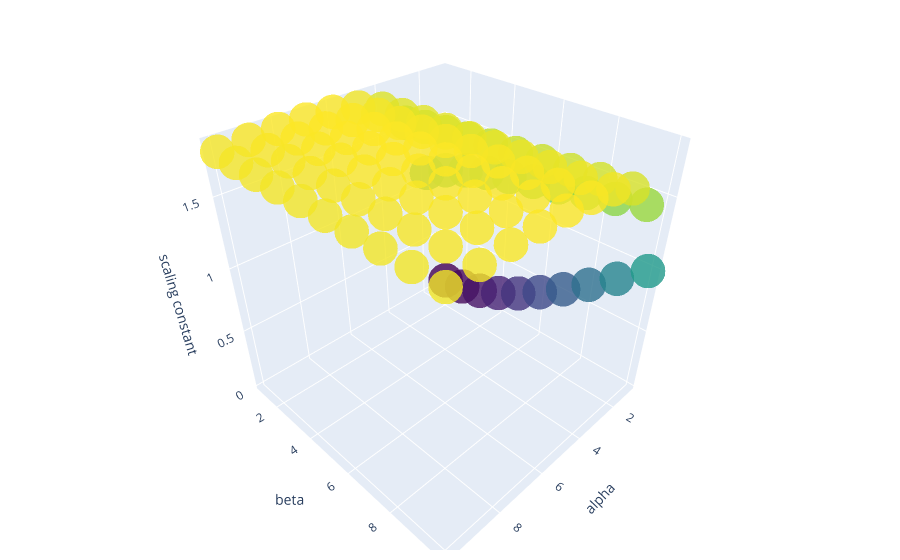
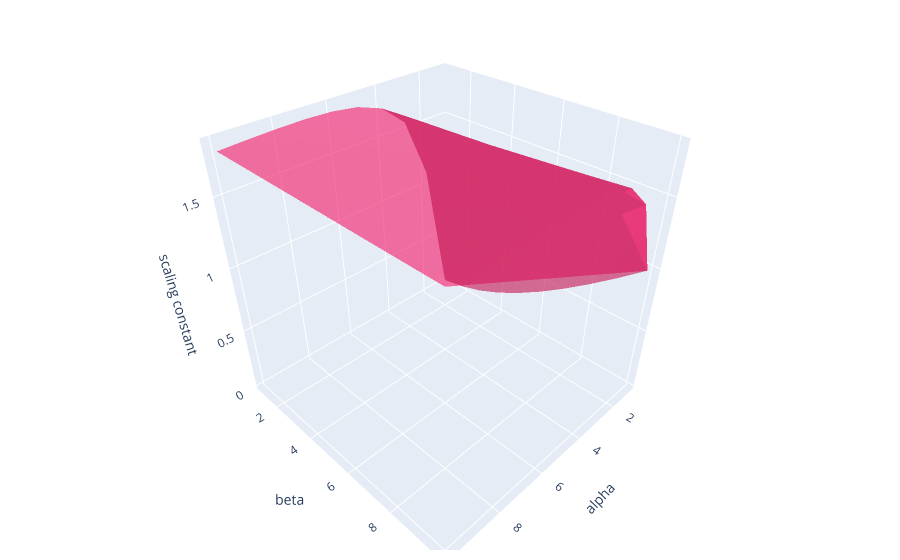

Source (notebook cell) for these figures, in order:
### Code cell
#graph new constant generation method
x, y, z = zip(*c2s)
z = list(map(float, z))
fig = go.Figure(data=[go.Scatter3d(x=x, y=y, z=z,
                                   mode='markers', 
                                   marker=dict(
                                   size=12,
                                   color=z,                # set color to an array/list of desired values
                                   colorscale='Viridis',   # choose a colorscale
                                   opacity=0.8
    ))])
fig.update_layout(scene = dict(
                    xaxis_title='alpha',
                    yaxis_title='beta',
                    zaxis_title='scaling constant'),
                    margin=dict(r=20, b=10, l=10, t=10))
fig.show()
fig2 = go.Figure(data=[go.Mesh3d(x=x, y=y, z=z, color='rgba(244,22,100,0.6)')])
fig2.update_layout(scene = dict(
                    xaxis_title='alpha',
                    yaxis_title='beta',
                    zaxis_title='scaling constant'),
                    margin=dict(r=20, b=10, l=10, t=10))
fig2.show()

### Figure 1 — Plotly figure (JSON) as saved in the notebook; plotly's stock layout.template omitted (floating-point values rounded to 4 significant figures)
{"data": [{"marker": {"color": [0.02707, 0.06271, 0.1203, 0.2006, 0.2993, 0.414, 0.5419, 0.6812, 0.8299, 0.9868, 1.113, 1.202, 1.267, 1.316, 1.355, 1.39, 1.423, 1.456, 1.491, 1.529, 1.562, 1.588, 1.608, 1.624, 1.638, 1.65, 1.662, 1.674, 1.687, 1.701, 1.714, 1.724, 1.732, 1.738, 1.744, 1.748, 1.753, 1.758, 1.763, 1.769, 1.775, 1.779, 1.782, 1.785, 1.787, 1.788, 1.79, 1.791, 1.794, 1.796, 1.799, 1.8, 1.801, 1.802, 1.802, 1.802, 1.802, 1.802, 1.803, 1.804, 1.805, 1.805, 1.805, 1.804, 1.804, 1.803, 1.802, 1.802, 1.802, 1.802, 1.801, 1.801, 1.8, 1.799, 1.798, 1.797, 1.796, 1.795, 1.795, 1.794, 1.793, 1.793, 1.792, 1.79, 1.789, 1.788, 1.787, 1.786, 1.785, 1.784, 1.783, 1.782, 1.781, 1.78, 1.778, 1.777, 1.776, 1.774, 1.773, 1.772], "colorscale": [[0, "#440154"], [0.1111, "#482878"], [0.2222, "#3e4989"], [0.3333, "#31688e"], [0.4444, "#26828e"], [0.5556, "#1f9e89"], [0.6667, "#35b779"], [0.7778, "#6ece58"], [0.8889, "#b5de2b"], [1, "#fde725"]], "opacity": 0.8, "size": 12}, "mode": "markers", "type": "scatter3d", "x": [1, 1, 1, 1, 1, 1, 1, 1, 1, 1, 2, 2, 2, 2, 2, 2, 2, 2, 2, 2, 3, 3, 3, 3, 3, 3, 3, 3, 3, 3, 4, 4, 4, 4, 4, 4, 4, 4, 4, 4, 5, 5, 5, 5, 5, 5, 5, 5, 5, 5, 6, 6, 6, 6, 6, 6, 6, 6, 6, 6, 7, 7, 7, 7, 7, 7, 7, 7, 7, 7, 8, 8, 8, 8, 8, 8, 8, 8, 8, 8, 9, 9, 9, 9, 9, 9, 9, 9, 9, 9, 10, 10, 10, 10, 10, 10, 10, 10, 10, 10], "y": [1, 2, 3, 4, 5, 6, 7, 8, 9, 10, 1, 2, 3, 4, 5, 6, 7, 8, 9, 10, 1, 2, 3, 4, 5, 6, 7, 8, 9, 10, 1, 2, 3, 4, 5, 6, 7, 8, 9, 10, 1, 2, 3, 4, 5, 6, 7, 8, 9, 10, 1, 2, 3, 4, 5, 6, 7, 8, 9, 10, 1, 2, 3, 4, 5, 6, 7, 8, 9, 10, 1, 2, 3, 4, 5, 6, 7, 8, 9, 10, 1, 2, 3, 4, 5, 6, 7, 8, 9, 10, 1, 2, 3, 4, 5, 6, 7, 8, 9, 10], "z": [0.02707, 0.06271, 0.1203, 0.2006, 0.2993, 0.414, 0.5419, 0.6812, 0.8299, 0.9868, 1.113, 1.202, 1.267, 1.316, 1.355, 1.39, 1.423, 1.456, 1.491, 1.529, 1.562, 1.588, 1.608, 1.624, 1.638, 1.65, 1.662, 1.674, 1.687, 1.701, 1.714, 1.724, 1.732, 1.738, 1.744, 1.748, 1.753, 1.758, 1.763, 1.769, 1.775, 1.779, 1.782, 1.785, 1.787, 1.788, 1.79, 1.791, 1.794, 1.796, 1.799, 1.8, 1.801, 1.802, 1.802, 1.802, 1.802, 1.802, 1.803, 1.804, 1.805, 1.805, 1.805, 1.804, 1.804, 1.803, 1.802, 1.802, 1.802, 1.802, 1.801, 1.801, 1.8, 1.799, 1.798, 1.797, 1.796, 1.795, 1.795, 1.794, 1.793, 1.793, 1.792, 1.79, 1.789, 1.788, 1.787, 1.786, 1.785, 1.784, 1.783, 1.782, 1.781, 1.78, 1.778, 1.777, 1.776, 1.774, 1.773, 1.772]}], "layout": {"margin": {"b": 10, "l": 10, "r": 20, "t": 10}, "scene": {"xaxis": {"title": {"text": "alpha"}}, "yaxis": {"title": {"text": "beta"}}, "zaxis": {"title": {"text": "scaling constant"}}}}}

### Figure 2 — Plotly figure (JSON) as saved in the notebook; plotly's stock layout.template omitted (floating-point values rounded to 4 significant figures)
{"data": [{"color": "rgba(244,22,100,0.6)", "type": "mesh3d", "x": [1, 1, 1, 1, 1, 1, 1, 1, 1, 1, 2, 2, 2, 2, 2, 2, 2, 2, 2, 2, 3, 3, 3, 3, 3, 3, 3, 3, 3, 3, 4, 4, 4, 4, 4, 4, 4, 4, 4, 4, 5, 5, 5, 5, 5, 5, 5, 5, 5, 5, 6, 6, 6, 6, 6, 6, 6, 6, 6, 6, 7, 7, 7, 7, 7, 7, 7, 7, 7, 7, 8, 8, 8, 8, 8, 8, 8, 8, 8, 8, 9, 9, 9, 9, 9, 9, 9, 9, 9, 9, 10, 10, 10, 10, 10, 10, 10, 10, 10, 10], "y": [1, 2, 3, 4, 5, 6, 7, 8, 9, 10, 1, 2, 3, 4, 5, 6, 7, 8, 9, 10, 1, 2, 3, 4, 5, 6, 7, 8, 9, 10, 1, 2, 3, 4, 5, 6, 7, 8, 9, 10, 1, 2, 3, 4, 5, 6, 7, 8, 9, 10, 1, 2, 3, 4, 5, 6, 7, 8, 9, 10, 1, 2, 3, 4, 5, 6, 7, 8, 9, 10, 1, 2, 3, 4, 5, 6, 7, 8, 9, 10, 1, 2, 3, 4, 5, 6, 7, 8, 9, 10, 1, 2, 3, 4, 5, 6, 7, 8, 9, 10], "z": [0.02707, 0.06271, 0.1203, 0.2006, 0.2993, 0.414, 0.5419, 0.6812, 0.8299, 0.9868, 1.113, 1.202, 1.267, 1.316, 1.355, 1.39, 1.423, 1.456, 1.491, 1.529, 1.562, 1.588, 1.608, 1.624, 1.638, 1.65, 1.662, 1.674, 1.687, 1.701, 1.714, 1.724, 1.732, 1.738, 1.744, 1.748, 1.753, 1.758, 1.763, 1.769, 1.775, 1.779, 1.782, 1.785, 1.787, 1.788, 1.79, 1.791, 1.794, 1.796, 1.799, 1.8, 1.801, 1.802, 1.802, 1.802, 1.802, 1.802, 1.803, 1.804, 1.805, 1.805, 1.805, 1.804, 1.804, 1.803, 1.802, 1.802, 1.802, 1.802, 1.801, 1.801, 1.8, 1.799, 1.798, 1.797, 1.796, 1.795, 1.795, 1.794, 1.793, 1.793, 1.792, 1.79, 1.789, 1.788, 1.787, 1.786, 1.785, 1.784, 1.783, 1.782, 1.781, 1.78, 1.778, 1.777, 1.776, 1.774, 1.773, 1.772]}], "layout": {"margin": {"b": 10, "l": 10, "r": 20, "t": 10}, "scene": {"xaxis": {"title": {"text": "alpha"}}, "yaxis": {"title": {"text": "beta"}}, "zaxis": {"title": {"text": "scaling constant"}}}}}
